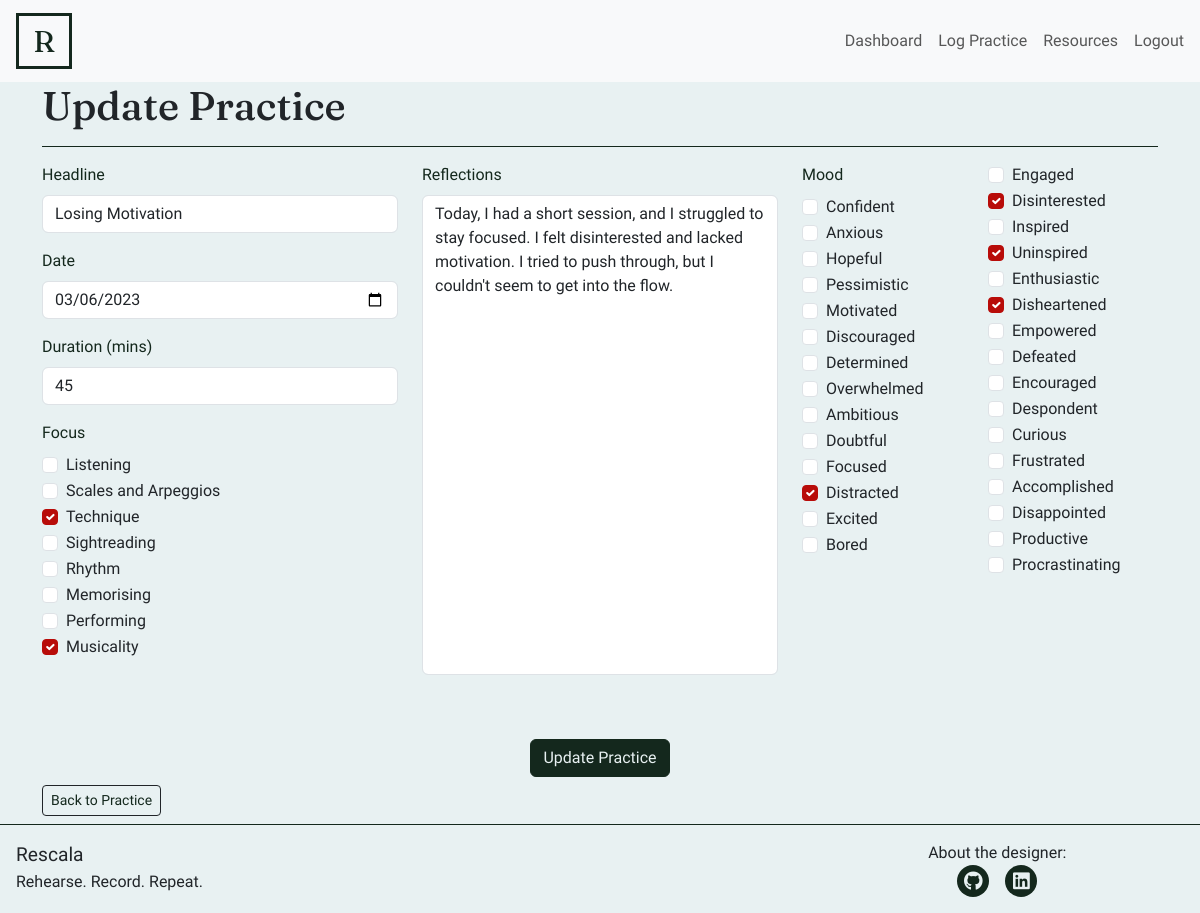
The page /practice/51/edit (signed in) on the database its author committed.
### practicelog/models.py (models this page shows)
class Session(models.Model):
    user = models.ForeignKey(Profile, on_delete=models.CASCADE, name='user')
    date = models.DateField(validators=[validators.validate_date])
    duration = models.IntegerField(validators=[validators.validate_duration])
    headline = models.CharField(max_length=150)
    focus = models.JSONField(default=list, blank=True)
    moods = models.JSONField(default=list, blank=True)
    summary = models.TextField()

### practicelog/views.py (the view, shortened to what this page needs)
class EditLog(LoginRequiredMixin, View):
    def get(self, request, session_id):
        session = get_object_or_404(Session, id=session_id)
        user = request.user
        initial_values = {
            'headline': session.headline,
            'date': session.date.strftime("%Y-%m-%d"),
            'duration': session.duration,
            'focus': session.focus,
            'summary': session.summary,
            'moods': session.moods
        }
        return render(
            request, 'editlog.html',
            {
                "form": EditSessionForm(
                    session=session,
                    initial=initial_values),
                "user": user,
                "session": session
            }
        )

### templates/editlog.html (shortened to what this page needs)
{% extends "base.html" %}
{% load crispy_forms_tags%}
{% block content %}
<div class="container row-fill-no-header">
    <div class="row ">
        <div class="col">
            <h1>Update Practice</h1>
            <hr/>
        </div>
    </div>
    <div class="row">
        <div class="col">
            <div>
                {% crispy form %}
          </div>
        </div>
    </div>
    <div class="row">
        <div class="col-12 d-flex justify-content-center justify-content-md-start">
            <a href="{% url 'session_details' session.id %}" class="btn btn-sm btn-dark mb-2">Back to Practice</a>
        </div>
    </div>
</div> {% endblock %}

### static/css/style.css (style rules this page uses)
body { font-family: 'Work Sans', Courier, monospace; background-color: #E8F1F2; accent-color: #355834; display: flex; flex-direction: column; height: 100vh; font-weight: 300; }
hr { border-top: #14281D 1px solid; opacity: 1; }
h1, h2, h3 { font-family: 'Fraunces', Courier, monospace; }
a { text-decoration: none; color: #14281D; }
textarea { resize: none; font-weight: 300; height: 30rem; }
.textinput { font-weight: 300; }
.datetimeinput { font-weight: 300; }
.form-control { font-weight: 300; }
.form-label { font-weight: 400; }
.btn-very-dark { color: #E8F1F2; background-color: #14281D; }
.btn-dark { color: #14281D; background-color: #E8F1F2; }
.btn-primary { border: 1px solid #14281D; }
.two-col { column-count: 2; }
.form-label { color: #14281D; }
.form-check-input:checked { background-color: #B80C09; border-color: #B80C09; }

### rows shown on the page
Session: headline "Losing Motivation", date "03/06/2023", duration "45", focus "☐ ☐ ☑ ☐ ☐ ☐ ☐ ☑", summary "Today, I had a short session, and I struggled to stay focused. I felt disinterested and lacked motivation. I tried to push through, but I couldn't seem to get into the flow.", moods "☐ ☐ ☐ ☐ ☐ ☐ ☐ ☐ ☐ ☐ ☐ ☑ ☐ ☐ ☐ ☑ ☐ ☑ ☐ ☑ ☐ ☐ ☐ ☐ ☐ ☐ ☐ ☐ ☐ ☐"
